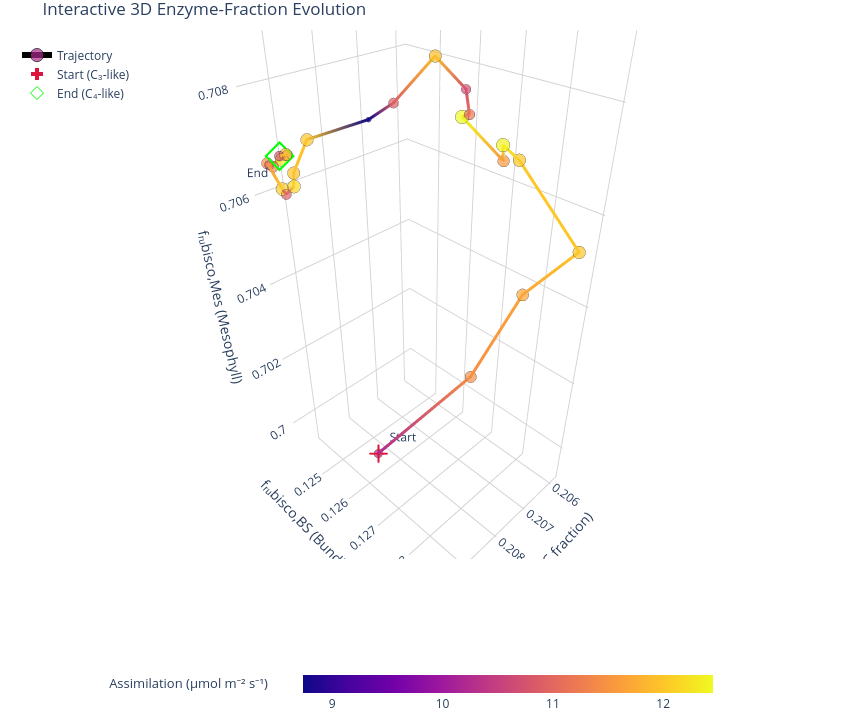

The notebook cell saved with this chart:
### Code cell
loaded_history = _sanitize_history(loaded_history)

plot_evolution_summary(loaded_history, save_path="plots/evolution/summary.png")
plot_3d_evolution_interactive(loaded_history, save_html="plots/evolution/evo_3d.html")
plot_hybrid_evolution_view(loaded_history, save_path="plots/evolution/hybrid_view.png")

### Figure 1 — Plotly figure (JSON) as saved in the notebook; plotly's stock layout.template omitted (floating-point values rounded to 4 significant figures)
{"data": [{"line": {"color": [10.22, 11.44, 11.67, 11.99, 12.02, 12.37, 11.55, 12.45, 11.13, 10.71, 11.93, 10.9, 8.733, 11.97, 11.95, 12.13, 10.91, 12.05, 11.46, 11.3, 10.56, 12.22, 11.22, 11.95, 10.79], "colorscale": [[0, "#0d0887"], [0.1111, "#46039f"], [0.2222, "#7201a8"], [0.3333, "#9c179e"], [0.4444, "#bd3786"], [0.5556, "#d8576b"], [0.6667, "#ed7953"], [0.7778, "#fb9f3a"], [0.8889, "#fdca26"], [1, "#f0f921"]], "width": 6}, "marker": {"color": [10.22, 11.44, 11.67, 11.99, 12.02, 12.37, 11.55, 12.45, 11.13, 10.71, 11.93, 10.9, 8.733, 11.97, 11.95, 12.13, 10.91, 12.05, 11.46, 11.3, 10.56, 12.22, 11.22, 11.95, 10.79], "colorbar": {"len": 0.7, "orientation": "h", "thickness": 18, "title": {"font": {"size": 13}, "text": "Assimilation (μmol m⁻² s⁻¹)"}, "x": 0.5, "xanchor": "center", "y": -0.2, "yanchor": "top"}, "colorscale": [[0, "#0d0887"], [0.1111, "#46039f"], [0.2222, "#7201a8"], [0.3333, "#9c179e"], [0.4444, "#bd3786"], [0.5556, "#d8576b"], [0.6667, "#ed7953"], [0.7778, "#fb9f3a"], [0.8889, "#fdca26"], [1, "#f0f921"]], "showscale": true, "size": [10.01, 13.28, 13.9, 14.78, 14.85, 15.8, 13.59, 16.0, 12.46, 11.33, 14.61, 11.83, 6.0, 14.72, 14.66, 15.14, 11.85, 14.94, 13.33, 12.9, 10.92, 15.4, 12.71, 14.65, 11.53]}, "mode": "lines+markers", "name": "Trajectory", "type": "scatter3d", "x": [0.2084, 0.2064, 0.2059, 0.2062, 0.2068, 0.2071, 0.207, 0.2074, 0.2077, 0.2076, 0.2081, 0.2083, 0.2086, 0.2091, 0.2093, 0.2093, 0.2095, 0.2095, 0.2094, 0.2094, 0.2093, 0.2092, 0.2092, 0.2092, 0.2093], "y": [0.1257, 0.1268, 0.1276, 0.1289, 0.1279, 0.1277, 0.1277, 0.1271, 0.1275, 0.1274, 0.1272, 0.1265, 0.1262, 0.1251, 0.1248, 0.1249, 0.1249, 0.1247, 0.1243, 0.1243, 0.1242, 0.1244, 0.1246, 0.1246, 0.1245], "z": [0.6993, 0.7012, 0.7036, 0.7054, 0.707, 0.7073, 0.707, 0.7077, 0.7079, 0.7083, 0.7088, 0.708, 0.7077, 0.7072, 0.7066, 0.7064, 0.7063, 0.7063, 0.7067, 0.7066, 0.7066, 0.7067, 0.7068, 0.7068, 0.7068]}, {"marker": {"color": "crimson", "size": 10, "symbol": "cross"}, "mode": "markers+text", "name": "Start (C₃-like)", "text": ["Start"], "textposition": "top right", "type": "scatter3d", "x": [0.2084], "y": [0.1257], "z": [0.6993]}, {"marker": {"color": "lime", "size": 10, "symbol": "diamond-open"}, "mode": "markers+text", "name": "End (C₄-like)", "text": ["End"], "textposition": "bottom left", "type": "scatter3d", "x": [0.2093], "y": [0.1245], "z": [0.7068]}], "layout": {"height": 720, "legend": {"x": 0.02, "xanchor": "left", "y": 0.98, "yanchor": "top"}, "margin": {"b": 0, "l": 0, "r": 0, "t": 30}, "scene": {"xaxis": {"backgroundcolor": "white", "gridcolor": "lightgray", "nticks": 6, "title": {"text": "fₚₑₚc (PEPC fraction)"}}, "yaxis": {"backgroundcolor": "white", "gridcolor": "lightgray", "nticks": 6, "title": {"text": "fᵣᵤbisco,BS (Bundle Sheath)"}}, "zaxis": {"backgroundcolor": "white", "gridcolor": "lightgray", "nticks": 6, "title": {"text": "fᵣᵤbisco,Mes (Mesophyll)"}}}, "title": {"text": "Interactive 3D Enzyme-Fraction Evolution"}, "width": 850}}
